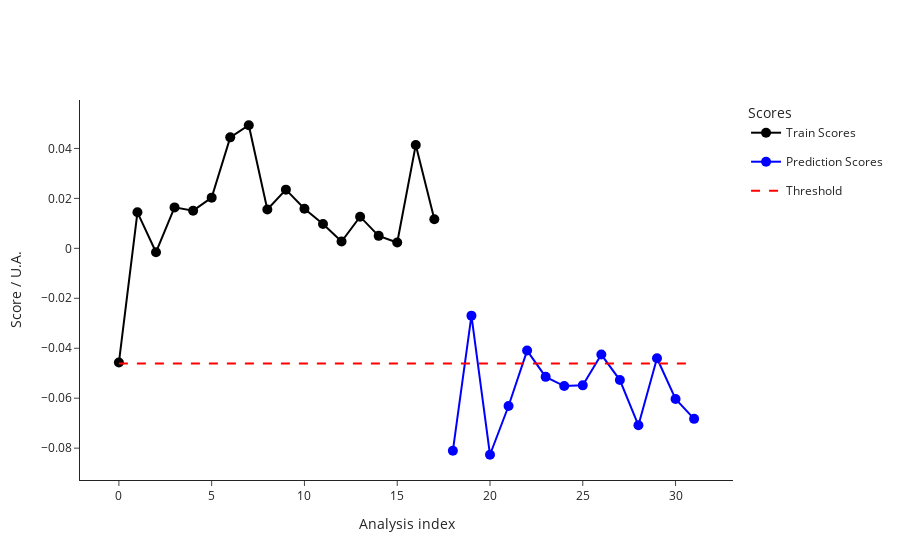

This figure's notebook cell:
### Code cell
test2_data = pd.read_csv("dev/test2_features.csv")
test2_metadata = pd.read_csv("dev/test2_metadata.csv")
test_samples = test2_metadata["index"]

ana.predict(test2_data, test2_metadata)
outliers_test = ana.test_prediction_outliers()
print(outliers_test)
ana.plot_scores()

### Figure 1 — Plotly figure (JSON) as saved in the notebook; plotly's stock layout.template omitted (floating-point values rounded to 4 significant figures)
{"data": [{"hovertemplate": ["<b>index: </b>19<br><b>name: </b>210812_Pac--006<br><b>path: </b>C:/Users/Sandeep/Desktop/ExtractedSignals\\210812_Pac 2021-08-12 10-30-07\\210812_Pac--006.D<br><b>batch: </b>210812_Pac 2021-08-12 10-30-07<br><b>batch_position: </b>6<br><b>idle_time: </b>39.0<br><b>sample: </b>Blank<br><b>method: </b>SAA_411_Pac.M<br><b>timestamp: </b>2021-08-12 10:55:02<br><b>detector: </b>G1315C<br><b>pump: </b>G7110B<br><b>start_time: </b>2021-08-12 10:55:36<br><b>end_time: </b>2021-08-12 10:59:36<br><b>runtime: </b>239.7000000000036", "<b>index: </b>20<br><b>name: </b>210812_Pac--007<br><b>path: </b>C:/Users/Sandeep/Desktop/ExtractedSignals\\210812_Pac 2021-08-12 10-30-07\\210812_Pac--007.D<br><b>batch: </b>210812_Pac 2021-08-12 10-30-07<br><b>batch_position: </b>7<br><b>idle_time: </b>39.0<br><b>sample: </b>0.025 mg/ml<br><b>method: </b>SAA_411_Pac.M<br><b>timestamp: </b>2021-08-12 10:59:41<br><b>detector: </b>G1315C<br><b>pump: </b>G7110B<br><b>start_time: </b>2021-08-12 11:00:15<br><b>end_time: </b>2021-08-12 11:04:15<br><b>runtime: </b>239.7000000000036", "<b>index: </b>21<br><b>name: </b>210812_Pac--008<br><b>path: </b>C:/Users/Sandeep/Desktop/ExtractedSignals\\210812_Pac 2021-08-12 10-30-07\\210812_Pac--008.D<br><b>batch: </b>210812_Pac 2021-08-12 10-30-07<br><b>batch_position: </b>8<br><b>idle_time: </b>39.0<br><b>sample: </b>Blank<br><b>method: </b>SAA_411_Pac.M<br><b>timestamp: </b>2021-08-12 11:04:20<br><b>detector: </b>G1315C<br><b>pump: </b>G7110B<br><b>start_time: </b>2021-08-12 11:04:54<br><b>end_time: </b>2021-08-12 11:08:54<br><b>runtime: </b>239.7000000000036", "<b>index: </b>22<br><b>name: </b>210812_Pac--009<br><b>path: </b>C:/Users/Sandeep/Desktop/ExtractedSignals\\210812_Pac 2021-08-12 10-30-07\\210812_Pac--009.D<br><b>batch: </b>210812_Pac 2021-08-12 10-30-07<br><b>batch_position: </b>9<br><b>idle_time: </b>38.0<br><b>sample: </b>210806/036 :10<br><b>method: </b>SAA_411_Pac.M<br><b>timestamp: </b>2021-08-12 11:08:59<br><b>detector: </b>G1315C<br><b>pump: </b>G7110B<br><b>start_time: </b>2021-08-12 11:09:32<br><b>end_time: </b>2021-08-12 11:13:32<br><b>runtime: </b>239.7000000000036", "<b>index: </b>23<br><b>name: </b>210812_Pac--010<br><b>path: </b>C:/Users/Sandeep/Desktop/ExtractedSignals\\210812_Pac 2021-08-12 10-30-07\\210812_Pac--010.D<br><b>batch: </b>210812_Pac 2021-08-12 10-30-07<br><b>batch_position: </b>10<br><b>idle_time: </b>39.0<br><b>sample: </b>210806/036 :10<br><b>method: </b>SAA_411_Pac.M<br><b>timestamp: </b>2021-08-12 11:13:37<br><b>detector: </b>G7110B<br><b>pump: </b>G7110B<br><b>start_time: </b>2021-08-12 11:14:11<br><b>end_time: </b>2021-08-12 11:18:11<br><b>runtime: </b>239.7000000000036", "<b>index: </b>24<br><b>name: </b>210812_Pac--011<br><b>path: </b>C:/Users/Sandeep/Desktop/ExtractedSignals\\210812_Pac 2021-08-12 10-30-07\\210812_Pac--011.D<br><b>batch: </b>210812_Pac 2021-08-12 10-30-07<br><b>batch_position: </b>11<br><b>idle_time: </b>39.0<br><b>sample: </b>210806/036 :10<br><b>method: </b>SAA_411_Pac.M<br><b>timestamp: </b>2021-08-12 11:18:16<br><b>detector: </b>G7110B<br><b>pump: </b>G7110B<br><b>start_time: </b>2021-08-12 11:18:50<br><b>end_time: </b>2021-08-12 11:22:50<br><b>runtime: </b>239.7000000000036", "<b>index: </b>25<br><b>name: </b>210812_Pac--012<br><b>path: </b>C:/Users/Sandeep/Desktop/ExtractedSignals\\210812_Pac 2021-08-12 10-30-07\\210812_Pac--012.D<br><b>batch: </b>210812_Pac 2021-08-12 10-30-07<br><b>batch_position: </b>12<br><b>idle_time: </b>39.0<br><b>sample: </b>Blank<br><b>method: </b>SAA_411_Pac.M<br><b>timestamp: </b>2021-08-12 11:22:55<br><b>detector: </b>G1315C<br><b>pump: </b>G7110B<br><b>start_time: </b>2021-08-12 11:23:29<br><b>end_time: </b>2021-08-12 11:27:29<br><b>runtime: </b>239.7000000000036", "<b>index: </b>26<br><b>name: </b>210812_Pac--013<br><b>path: </b>C:/Users/Sandeep/Desktop/ExtractedSignals\\210812_Pac 2021-08-12 10-30-07\\210812_Pac--013.D<br><b>batch: </b>210812_Pac 2021-08-12 10-30-07<br><b>batch_position: </b>13<br><b>idle_time: </b>39.0<br><b>sample: </b>0.025 mg/ml<br><b>method: </b>SAA_411_Pac.M<br><b>timestamp: </b>2021-08-12 11:27:34<br><b>detector: </b>G1315C<br><b>pump: </b>G7110B<br><b>start_time: </b>2021-08-12 11:28:08<br><b>end_time: </b>2021-08-12 11:32:08<br><b>runtime: </b>239.7000000000036", "<b>index: </b>27<br><b>name: </b>210812_Pac--014<br><b>path: </b>C:/Users/Sandeep/Desktop/ExtractedSignals\\210812_Pac 2021-08-12 10-30-07\\210812_Pac--014.D<br><b>batch: </b>210812_Pac 2021-08-12 10-30-07<br><b>batch_position: </b>14<br><b>idle_time: </b>38.0<br><b>sample: </b>Blank<br><b>method: </b>SAA_411_Pac.M<br><b>timestamp: </b>2021-08-12 11:32:13<br><b>detector: </b>G7110B<br><b>pump: </b>G7110B<br><b>start_time: </b>2021-08-12 11:32:46<br><b>end_time: </b>2021-08-12 11:36:47<br><b>runtime: </b>239.7000000000036", "<b>index: </b>52<br><b>name: </b>210813_Pac--006<br><b>path: </b>C:/Users/Sandeep/Desktop/ExtractedSignals\\210813_Pac 2021-08-13 10-37-27\\210813_Pac--006.D<br><b>batch: </b>210813_Pac 2021-08-13 10-37-27<br><b>batch_position: </b>6<br><b>idle_time: </b>38.0<br><b>sample: </b>Blank<br><b>method: </b>SAA_411_Pac.M<br><b>timestamp: </b>2021-08-13 11:02:31<br><b>detector: </b>G1315C<br><b>pump: </b>G7110B<br><b>start_time: </b>2021-08-13 11:03:05<br><b>end_time: </b>2021-08-13 11:07:06<br><b>runtime: </b>239.7000000000036", "<b>index: </b>53<br><b>name: </b>210813_Pac--007<br><b>path: </b>C:/Users/Sandeep/Desktop/ExtractedSignals\\210813_Pac 2021-08-13 10-37-27\\210813_Pac--007.D<br><b>batch: </b>210813_Pac 2021-08-13 10-37-27<br><b>batch_position: </b>7<br><b>idle_time: </b>38.0<br><b>sample: </b>0.025 mg/ml<br><b>method: </b>SAA_411_Pac.M<br><b>timestamp: </b>2021-08-13 11:07:10<br><b>detector: </b>G1315C<br><b>pump: </b>G7116B<br><b>start_time: </b>2021-08-13 11:07:44<br><b>end_time: </b>2021-08-13 11:11:45<br><b>runtime: </b>239.7000000000036", "<b>index: </b>54<br><b>name: </b>210813_Pac--008<br><b>path: </b>C:/Users/Sandeep/Desktop/ExtractedSignals\\210813_Pac 2021-08-13 10-37-27\\210813_Pac--008.D<br><b>batch: </b>210813_Pac 2021-08-13 10-37-27<br><b>batch_position: </b>8<br><b>idle_time: </b>38.0<br><b>sample: </b>Blank<br><b>method: </b>SAA_411_Pac.M<br><b>timestamp: </b>2021-08-13 11:11:49<br><b>detector: </b>G1315C<br><b>pump: </b>G7110B<br><b>start_time: </b>2021-08-13 11:12:23<br><b>end_time: </b>2021-08-13 11:16:23<br><b>runtime: </b>239.7000000000036", "<b>index: </b>55<br><b>name: </b>210813_Pac--009<br><b>path: </b>C:/Users/Sandeep/Desktop/ExtractedSignals\\210813_Pac 2021-08-13 10-37-27\\210813_Pac--009.D<br><b>batch: </b>210813_Pac 2021-08-13 10-37-27<br><b>batch_position: </b>9<br><b>idle_time: </b>39.0<br><b>sample: </b>210812/004 :20<br><b>method: </b>SAA_411_Pac.M<br><b>timestamp: </b>2021-08-13 11:16:28<br><b>detector: </b>G1315C<br><b>pump: </b>G7110B<br><b>start_time: </b>2021-08-13 11:17:02<br><b>end_time: </b>2021-08-13 11:21:03<br><b>runtime: </b>239.7000000000036", "<b>index: </b>56<br><b>name: </b>210813_Pac--010<br><b>path: </b>C:/Users/Sandeep/Desktop/ExtractedSignals\\210813_Pac 2021-08-13 10-37-27\\210813_Pac--010.D<br><b>batch: </b>210813_Pac 2021-08-13 10-37-27<br><b>batch_position: </b>10<br><b>idle_time: </b>38.0<br><b>sample: </b>210812/004 :20<br><b>method: </b>SAA_411_Pac.M<br><b>timestamp: </b>2021-08-13 11:21:08<br><b>detector: </b>G1315C<br><b>pump: </b>G7110B<br><b>start_time: </b>2021-08-13 11:21:41<br><b>end_time: </b>2021-08-13 11:25:42<br><b>runtime: </b>239.7000000000036", "<b>index: </b>57<br><b>name: </b>210813_Pac--011<br><b>path: </b>C:/Users/Sandeep/Desktop/ExtractedSignals\\210813_Pac 2021-08-13 10-37-27\\210813_Pac--011.D<br><b>batch: </b>210813_Pac 2021-08-13 10-37-27<br><b>batch_position: </b>11<br><b>idle_time: </b>39.0<br><b>sample: </b>210812/004 :20<br><b>method: </b>SAA_411_Pac.M<br><b>timestamp: </b>2021-08-13 11:25:46<br><b>detector: </b>G1315C<br><b>pump: </b>G7110B<br><b>start_time: </b>2021-08-13 11:26:21<br><b>end_time: </b>2021-08-13 11:30:21<br><b>runtime: </b>239.7000000000036", "<b>index: </b>58<br><b>name: </b>210813_Pac--012<br><b>path: </b>C:/Users/Sandeep/Desktop/ExtractedSignals\\210813_Pac 2021-08-13 10-37-27\\210813_Pac--012.D<br><b>batch: </b>210813_Pac 2021-08-13 10-37-27<br><b>batch_position: </b>12<br><b>idle_time: </b>38.0<br><b>sample: </b>Blank<br><b>method: </b>SAA_411_Pac.M<br><b>timestamp: </b>2021-08-13 11:30:26<br><b>detector: </b>G1315C<br><b>pump: </b>G7110B<br><b>start_time: </b>2021-08-13 11:30:59<br><b>end_time: </b>2021-08-13 11:34:59<br><b>runtime: </b>239.7000000000036", "<b>index: </b>59<br><b>name: </b>210813_Pac--013<br><b>path: </b>C:/Users/Sandeep/Desktop/ExtractedSignals\\210813_Pac 2021-08-13 10-37-27\\210813_Pac--013.D<br><b>batch: </b>210813_Pac 2021-08-13 10-37-27<br><b>batch_position: </b>13<br><b>idle_time: </b>39.0<br><b>sample: </b>0.025 mg/ml<br><b>method: </b>SAA_411_Pac.M<br><b>timestamp: </b>2021-08-13 11:35:04<br><b>detector: </b>G1315C<br><b>pump: </b>G7110B<br><b>start_time: </b>2021-08-13 11:35:38<br><b>end_time: </b>2021-08-13 11:39:38<br><b>runtime: </b>239.7000000000036", "<b>index: </b>60<br><b>name: </b>210813_Pac--014<br><b>path: </b>C:/Users/Sandeep/Desktop/ExtractedSignals\\210813_Pac 2021-08-13 10-37-27\\210813_Pac--014.D<br><b>batch: </b>210813_Pac 2021-08-13 10-37-27<br><b>batch_position: </b>14<br><b>idle_time: </b>38.0<br><b>sample: </b>Blank<br><b>method: </b>SAA_411_Pac.M<br><b>timestamp: </b>2021-08-13 11:39:43<br><b>detector: </b>G1315C<br><b>pump: </b>G7110B<br><b>start_time: </b>2021-08-13 11:40:16<br><b>end_time: </b>2021-08-13 11:44:17<br><b>runtime: </b>239.7000000000036"], "legendgroup": "Train", "line": {"color": "black"}, "marker": {"color": "black", "size": 10}, "mode": "lines+markers", "name": "Train Scores", "text": ["<b>index: </b>19<br><b>name: </b>210812_Pac--006<br><b>path: </b>C:/Users/Sandeep/Desktop/ExtractedSignals\\210812_Pac 2021-08-12 10-30-07\\210812_Pac--006.D<br><b>batch: </b>210812_Pac 2021-08-12 10-30-07<br><b>batch_position: </b>6<br><b>idle_time: </b>39.0<br><b>sample: </b>Blank<br><b>method: </b>SAA_411_Pac.M<br><b>timestamp: </b>2021-08-12 10:55:02<br><b>detector: </b>G1315C<br><b>pump: </b>G7110B<br><b>start_time: </b>2021-08-12 10:55:36<br><b>end_time: </b>2021-08-12 10:59:36<br><b>runtime: </b>239.7000000000036", "<b>index: </b>20<br><b>name: </b>210812_Pac--007<br><b>path: </b>C:/Users/Sandeep/Desktop/ExtractedSignals\\210812_Pac 2021-08-12 10-30-07\\210812_Pac--007.D<br><b>batch: </b>210812_Pac 2021-08-12 10-30-07<br><b>batch_position: </b>7<br><b>idle_time: </b>39.0<br><b>sample: </b>0.025 mg/ml<br><b>method: </b>SAA_411_Pac.M<br><b>timestamp: </b>2021-08-12 10:59:41<br><b>detector: </b>G1315C<br><b>pump: </b>G7110B<br><b>start_time: </b>2021-08-12 11:00:15<br><b>end_time: </b>2021-08-12 11:04:15<br><b>runtime: </b>239.7000000000036", "<b>index: </b>21<br><b>name: </b>210812_Pac--008<br><b>path: </b>C:/Users/Sandeep/Desktop/ExtractedSignals\\210812_Pac 2021-08-12 10-30-07\\210812_Pac--008.D<br><b>batch: </b>210812_Pac 2021-08-12 10-30-07<br><b>batch_position: </b>8<br><b>idle_time: </b>39.0<br><b>sample: </b>Blank<br><b>method: </b>SAA_411_Pac.M<br><b>timestamp: </b>2021-08-12 11:04:20<br><b>detector: </b>G1315C<br><b>pump: </b>G7110B<br><b>start_time: </b>2021-08-12 11:04:54<br><b>end_time: </b>2021-08-12 11:08:54<br><b>runtime: </b>239.7000000000036", "<b>index: </b>22<br><b>name: </b>210812_Pac--009<br><b>path: </b>C:/Users/Sandeep/Desktop/ExtractedSignals\\210812_Pac 2021-08-12 10-30-07\\210812_Pac--009.D<br><b>batch: </b>210812_Pac 2021-08-12 10-30-07<br><b>batch_position: </b>9<br><b>idle_time: </b>38.0<br><b>sample: </b>210806/036 :10<br><b>method: </b>SAA_411_Pac.M<br><b>timestamp: </b>2021-08-12 11:08:59<br><b>detector: </b>G1315C<br><b>pump: </b>G7110B<br><b>start_time: </b>2021-08-12 11:09:32<br><b>end_time: </b>2021-08-12 11:13:32<br><b>runtime: </b>239.7000000000036", "<b>index: </b>23<br><b>name: </b>210812_Pac--010<br><b>path: </b>C:/Users/Sandeep/Desktop/ExtractedSignals\\210812_Pac 2021-08-12 10-30-07\\210812_Pac--010.D<br><b>batch: </b>210812_Pac 2021-08-12 10-30-07<br><b>batch_position: </b>10<br><b>idle_time: </b>39.0<br><b>sample: </b>210806/036 :10<br><b>method: </b>SAA_411_Pac.M<br><b>timestamp: </b>2021-08-12 11:13:37<br><b>detector: </b>G7110B<br><b>pump: </b>G7110B<br><b>start_time: </b>2021-08-12 11:14:11<br><b>end_time: </b>2021-08-12 11:18:11<br><b>runtime: </b>239.7000000000036", "<b>index: </b>24<br><b>name: </b>210812_Pac--011<br><b>path: </b>C:/Users/Sandeep/Desktop/ExtractedSignals\\210812_Pac 2021-08-12 10-30-07\\210812_Pac--011.D<br><b>batch: </b>210812_Pac 2021-08-12 10-30-07<br><b>batch_position: </b>11<br><b>idle_time: </b>39.0<br><b>sample: </b>210806/036 :10<br><b>method: </b>SAA_411_Pac.M<br><b>timestamp: </b>2021-08-12 11:18:16<br><b>detector: </b>G7110B<br><b>pump: </b>G7110B<br><b>start_time: </b>2021-08-12 11:18:50<br><b>end_time: </b>2021-08-12 11:22:50<br><b>runtime: </b>239.7000000000036", "<b>index: </b>25<br><b>name: </b>210812_Pac--012<br><b>path: </b>C:/Users/Sandeep/Desktop/ExtractedSignals\\210812_Pac 2021-08-12 10-30-07\\210812_Pac--012.D<br><b>batch: </b>210812_Pac 2021-08-12 10-30-07<br><b>batch_position: </b>12<br><b>idle_time: </b>39.0<br><b>sample: </b>Blank<br><b>method: </b>SAA_411_Pac.M<br><b>timestamp: </b>2021-08-12 11:22:55<br><b>detector: </b>G1315C<br><b>pump: </b>G7110B<br><b>start_time: </b>2021-08-12 11:23:29<br><b>end_time: </b>2021-08-12 11:27:29<br><b>runtime: </b>239.7000000000036", "<b>index: </b>26<br><b>name: </b>210812_Pac--013<br><b>path: </b>C:/Users/Sandeep/Desktop/ExtractedSignals\\210812_Pac 2021-08-12 10-30-07\\210812_Pac--013.D<br><b>batch: </b>210812_Pac 2021-08-12 10-30-07<br><b>batch_position: </b>13<br><b>idle_time: </b>39.0<br><b>sample: </b>0.025 mg/ml<br><b>method: </b>SAA_411_Pac.M<br><b>timestamp: </b>2021-08-12 11:27:34<br><b>detector: </b>G1315C<br><b>pump: </b>G7110B<br><b>start_time: </b>2021-08-12 11:28:08<br><b>end_time: </b>2021-08-12 11:32:08<br><b>runtime: </b>239.7000000000036", "<b>index: </b>27<br><b>name: </b>210812_Pac--014<br><b>path: </b>C:/Users/Sandeep/Desktop/ExtractedSignals\\210812_Pac 2021-08-12 10-30-07\\210812_Pac--014.D<br><b>batch: </b>210812_Pac 2021-08-12 10-30-07<br><b>batch_position: </b>14<br><b>idle_time: </b>38.0<br><b>sample: </b>Blank<br><b>method: </b>SAA_411_Pac.M<br><b>timestamp: </b>2021-08-12 11:32:13<br><b>detector: </b>G7110B<br><b>pump: </b>G7110B<br><b>start_time: </b>2021-08-12 11:32:46<br><b>end_time: </b>2021-08-12 11:36:47<br><b>runtime: </b>239.7000000000036", "<b>index: </b>52<br><b>name: </b>210813_Pac--006<br><b>path: </b>C:/Users/Sandeep/Desktop/ExtractedSignals\\210813_Pac 2021-08-13 10-37-27\\210813_Pac--006.D<br><b>batch: </b>210813_Pac 2021-08-13 10-37-27<br><b>batch_position: </b>6<br><b>idle_time: </b>38.0<br><b>sample: </b>Blank<br><b>method: </b>SAA_411_Pac.M<br><b>timestamp: </b>2021-08-13 11:02:31<br><b>detector: </b>G1315C<br><b>pump: </b>G7110B<br><b>start_time: </b>2021-08-13 11:03:05<br><b>end_time: </b>2021-08-13 11:07:06<br><b>runtime: </b>239.7000000000036", "<b>index: </b>53<br><b>name: </b>210813_Pac--007<br><b>path: </b>C:/Users/Sandeep/Desktop/ExtractedSignals\\210813_Pac 2021-08-13 10-37-27\\210813_Pac--007.D<br><b>batch: </b>210813_Pac 2021-08-13 10-37-27<br><b>batch_position: </b>7<br><b>idle_time: </b>38.0<br><b>sample: </b>0.025 mg/ml<br><b>method: </b>SAA_411_Pac.M<br><b>timestamp: </b>2021-08-13 11:07:10<br><b>detector: </b>G1315C<br><b>pump: </b>G7116B<br><b>start_time: </b>2021-08-13 11:07:44<br><b>end_time: </b>2021-08-13 11:11:45<br><b>runtime: </b>239.7000000000036", "<b>index: </b>54<br><b>name: </b>210813_Pac--008<br><b>path: </b>C:/Users/Sandeep/Desktop/ExtractedSignals\\210813_Pac 2021-08-13 10-37-27\\210813_Pac--008.D<br><b>batch: </b>210813_Pac 2021-08-13 10-37-27<br><b>batch_position: </b>8<br><b>idle_time: </b>38.0<br><b>sample: </b>Blank<br><b>method: </b>SAA_411_Pac.M<br><b>timestamp: </b>2021-08-13 11:11:49<br><b>detector: </b>G1315C<br><b>pump: </b>G7110B<br><b>start_time: </b>2021-08-13 11:12:23<br><b>end_time: </b>2021-08-13 11:16:23<br><b>runtime: </b>239.7000000000036", "<b>index: </b>55<br><b>name: </b>210813_Pac--009<br><b>path: </b>C:/Users/Sandeep/Desktop/ExtractedSignals\\210813_Pac 2021-08-13 10-37-27\\210813_Pac--009.D<br><b>batch: </b>210813_Pac 2021-08-13 10-37-27<br><b>batch_position: </b>9<br><b>idle_time: </b>39.0<br><b>sample: </b>210812/004 :20<br><b>method: </b>SAA_411_Pac.M<br><b>timestamp: </b>2021-08-13 11:16:28<br><b>detector: </b>G1315C<br><b>pump: </b>G7110B<br><b>start_time: </b>2021-08-13 11:17:02<br><b>end_time: </b>2021-08-13 11:21:03<br><b>runtime: </b>239.7000000000036", "<b>index: </b>56<br><b>name: </b>210813_Pac--010<br><b>path: </b>C:/Users/Sandeep/Desktop/ExtractedSignals\\210813_Pac 2021-08-13 10-37-27\\210813_Pac--010.D<br><b>batch: </b>210813_Pac 2021-08-13 10-37-27<br><b>batch_position: </b>10<br><b>idle_time: </b>38.0<br><b>sample: </b>210812/004 :20<br><b>method: </b>SAA_411_Pac.M<br><b>timestamp: </b>2021-08-13 11:21:08<br><b>detector: </b>G1315C<br><b>pump: </b>G7110B<br><b>start_time: </b>2021-08-13 11:21:41<br><b>end_time: </b>2021-08-13 11:25:42<br><b>runtime: </b>239.7000000000036", "<b>index: </b>57<br><b>name: </b>210813_Pac--011<br><b>path: </b>C:/Users/Sandeep/Desktop/ExtractedSignals\\210813_Pac 2021-08-13 10-37-27\\210813_Pac--011.D<br><b>batch: </b>210813_Pac 2021-08-13 10-37-27<br><b>batch_position: </b>11<br><b>idle_time: </b>39.0<br><b>sample: </b>210812/004 :20<br><b>method: </b>SAA_411_Pac.M<br><b>timestamp: </b>2021-08-13 11:25:46<br><b>detector: </b>G1315C<br><b>pump: </b>G7110B<br><b>start_time: </b>2021-08-13 11:26:21<br><b>end_time: </b>2021-08-13 11:30:21<br><b>runtime: </b>239.7000000000036", "<b>index: </b>58<br><b>name: </b>210813_Pac--012<br><b>path: </b>C:/Users/Sandeep/Desktop/ExtractedSignals\\210813_Pac 2021-08-13 10-37-27\\210813_Pac--012.D<br><b>batch: </b>210813_Pac 2021-08-13 10-37-27<br><b>batch_position: </b>12<br><b>idle_time: </b>38.0<br><b>sample: </b>Blank<br><b>method: </b>SAA_411_Pac.M<br><b>timestamp: </b>2021-08-13 11:30:26<br><b>detector: </b>G1315C<br><b>pump: </b>G7110B<br><b>start_time: </b>2021-08-13 11:30:59<br><b>end_time: </b>2021-08-13 11:34:59<br><b>runtime: </b>239.7000000000036", "<b>index: </b>59<br><b>name: </b>210813_Pac--013<br><b>path: </b>C:/Users/Sandeep/Desktop/ExtractedSignals\\210813_Pac 2021-08-13 10-37-27\\210813_Pac--013.D<br><b>batch: </b>210813_Pac 2021-08-13 10-37-27<br><b>batch_position: </b>13<br><b>idle_time: </b>39.0<br><b>sample: </b>0.025 mg/ml<br><b>method: </b>SAA_411_Pac.M<br><b>timestamp: </b>2021-08-13 11:35:04<br><b>detector: </b>G1315C<br><b>pump: </b>G7110B<br><b>start_time: </b>2021-08-13 11:35:38<br><b>end_time: </b>2021-08-13 11:39:38<br><b>runtime: </b>239.7000000000036", "<b>index: </b>60<br><b>name: </b>210813_Pac--014<br><b>path: </b>C:/Users/Sandeep/Desktop/ExtractedSignals\\210813_Pac 2021-08-13 10-37-27\\210813_Pac--014.D<br><b>batch: </b>210813_Pac 2021-08-13 10-37-27<br><b>batch_position: </b>14<br><b>idle_time: </b>38.0<br><b>sample: </b>Blank<br><b>method: </b>SAA_411_Pac.M<br><b>timestamp: </b>2021-08-13 11:39:43<br><b>detector: </b>G1315C<br><b>pump: </b>G7110B<br><b>start_time: </b>2021-08-13 11:40:16<br><b>end_time: </b>2021-08-13 11:44:17<br><b>runtime: </b>239.7000000000036"], "type": "scatter", "x": [0, 1, 2, 3, 4, 5, 6, 7, 8, 9, 10, 11, 12, 13, 14, 15, 16, 17], "y": [-0.04573, 0.01442, -0.001559, 0.0164, 0.01508, 0.02029, 0.04444, 0.04929, 0.01553, 0.0235, 0.01585, 0.009761, 0.002747, 0.01268, 0.005001, 0.002322, 0.04141, 0.01167]}, {"hovertemplate": ["<b>index: </b>266<br><b>name: </b>210910_Pac<br><b>path: </b>C:/Users/Sandeep/Desktop/ExtractedSignals\\210910_Pac 2021-09-10 14-25-54\\210910_Pac.D<br><b>batch: </b>210910_Pac 2021-09-10 14-25-54<br><b>batch_position: </b>1<br><b>idle_time: </b>142.0<br><b>sample: </b>Blank<br><b>method: </b>SAA_411_Pac.M<br><b>timestamp: </b>2021-09-10 14:25:59<br><b>detector: </b>G1315C<br><b>pump: </b>G7110B<br><b>start_time: </b>2021-09-10 14:28:06<br><b>end_time: </b>2021-09-10 14:32:06<br><b>runtime: </b>239.7000000000036", "<b>index: </b>267<br><b>name: </b>210910_Pac--002<br><b>path: </b>C:/Users/Sandeep/Desktop/ExtractedSignals\\210910_Pac 2021-09-10 14-25-54\\210910_Pac--002.D<br><b>batch: </b>210910_Pac 2021-09-10 14-25-54<br><b>batch_position: </b>2<br><b>idle_time: </b>38.0<br><b>sample: </b>Blank<br><b>method: </b>SAA_411_Pac.M<br><b>timestamp: </b>2021-09-10 14:32:11<br><b>detector: </b>G1315C<br><b>pump: </b>G7110B<br><b>start_time: </b>2021-09-10 14:32:44<br><b>end_time: </b>2021-09-10 14:36:44<br><b>runtime: </b>239.7000000000036", "<b>index: </b>268<br><b>name: </b>210910_Pac--003<br><b>path: </b>C:/Users/Sandeep/Desktop/ExtractedSignals\\210910_Pac 2021-09-10 14-25-54\\210910_Pac--003.D<br><b>batch: </b>210910_Pac 2021-09-10 14-25-54<br><b>batch_position: </b>3<br><b>idle_time: </b>37.0<br><b>sample: </b>Blank<br><b>method: </b>SAA_411_Pac.M<br><b>timestamp: </b>2021-09-10 14:36:49<br><b>detector: </b>G1315C<br><b>pump: </b>G7110B<br><b>start_time: </b>2021-09-10 14:37:21<br><b>end_time: </b>2021-09-10 14:41:21<br><b>runtime: </b>239.7000000000036", "<b>index: </b>269<br><b>name: </b>210910_Pac--004<br><b>path: </b>C:/Users/Sandeep/Desktop/ExtractedSignals\\210910_Pac 2021-09-10 14-25-54\\210910_Pac--004.D<br><b>batch: </b>210910_Pac 2021-09-10 14-25-54<br><b>batch_position: </b>4<br><b>idle_time: </b>38.0<br><b>sample: </b>Blank<br><b>method: </b>SAA_411_Pac.M<br><b>timestamp: </b>2021-09-10 14:41:26<br><b>detector: </b>G7110B<br><b>pump: </b>G7110B<br><b>start_time: </b>2021-09-10 14:41:59<br><b>end_time: </b>2021-09-10 14:45:59<br><b>runtime: </b>239.7000000000036", "<b>index: </b>270<br><b>name: </b>210910_Pac--005<br><b>path: </b>C:/Users/Sandeep/Desktop/ExtractedSignals\\210910_Pac 2021-09-10 14-25-54\\210910_Pac--005.D<br><b>batch: </b>210910_Pac 2021-09-10 14-25-54<br><b>batch_position: </b>5<br><b>idle_time: </b>37.0<br><b>sample: </b>NaCl 0,9%<br><b>method: </b>SAA_411_Pac.M<br><b>timestamp: </b>2021-09-10 14:46:04<br><b>detector: </b>G1315C<br><b>pump: </b>G7110B<br><b>start_time: </b>2021-09-10 14:46:36<br><b>end_time: </b>2021-09-10 14:50:37<br><b>runtime: </b>239.7000000000036", "<b>index: </b>271<br><b>name: </b>210910_Pac--006<br><b>path: </b>C:/Users/Sandeep/Desktop/ExtractedSignals\\210910_Pac 2021-09-10 14-25-54\\210910_Pac--006.D<br><b>batch: </b>210910_Pac 2021-09-10 14-25-54<br><b>batch_position: </b>6<br><b>idle_time: </b>36.0<br><b>sample: </b>Blank<br><b>method: </b>SAA_411_Pac.M<br><b>timestamp: </b>2021-09-10 14:50:41<br><b>detector: </b>G7110B<br><b>pump: </b>G7110B<br><b>start_time: </b>2021-09-10 14:51:13<br><b>end_time: </b>2021-09-10 14:55:14<br><b>runtime: </b>239.7000000000036", "<b>index: </b>272<br><b>name: </b>210910_Pac--007<br><b>path: </b>C:/Users/Sandeep/Desktop/ExtractedSignals\\210910_Pac 2021-09-10 14-25-54\\210910_Pac--007.D<br><b>batch: </b>210910_Pac 2021-09-10 14-25-54<br><b>batch_position: </b>7<br><b>idle_time: </b>37.0<br><b>sample: </b>0.025 mg/ml<br><b>method: </b>SAA_411_Pac.M<br><b>timestamp: </b>2021-09-10 14:55:19<br><b>detector: </b>G7110B<br><b>pump: </b>G7110B<br><b>start_time: </b>2021-09-10 14:55:51<br><b>end_time: </b>2021-09-10 14:59:52<br><b>runtime: </b>239.7000000000036", "<b>index: </b>273<br><b>name: </b>210910_Pac--008<br><b>path: </b>C:/Users/Sandeep/Desktop/ExtractedSignals\\210910_Pac 2021-09-10 14-25-54\\210910_Pac--008.D<br><b>batch: </b>210910_Pac 2021-09-10 14-25-54<br><b>batch_position: </b>8<br><b>idle_time: </b>37.0<br><b>sample: </b>Blank<br><b>method: </b>SAA_411_Pac.M<br><b>timestamp: </b>2021-09-10 14:59:57<br><b>detector: </b>G1315C<br><b>pump: </b>G7110B<br><b>start_time: </b>2021-09-10 15:00:29<br><b>end_time: </b>2021-09-10 15:04:29<br><b>runtime: </b>239.4000000000036", "<b>index: </b>274<br><b>name: </b>210910_Pac--009<br><b>path: </b>C:/Users/Sandeep/Desktop/ExtractedSignals\\210910_Pac 2021-09-10 14-25-54\\210910_Pac--009.D<br><b>batch: </b>210910_Pac 2021-09-10 14-25-54<br><b>batch_position: </b>9<br><b>idle_time: </b>38.0<br><b>sample: </b>210903/021 :10<br><b>method: </b>SAA_411_Pac.M<br><b>timestamp: </b>2021-09-10 15:04:34<br><b>detector: </b>G1315C<br><b>pump: </b>G7110B<br><b>start_time: </b>2021-09-10 15:05:07<br><b>end_time: </b>2021-09-10 15:09:07<br><b>runtime: </b>239.7000000000036", "<b>index: </b>275<br><b>name: </b>210910_Pac--010<br><b>path: </b>C:/Users/Sandeep/Desktop/ExtractedSignals\\210910_Pac 2021-09-10 14-25-54\\210910_Pac--010.D<br><b>batch: </b>210910_Pac 2021-09-10 14-25-54<br><b>batch_position: </b>10<br><b>idle_time: </b>37.0<br><b>sample: </b>210903/021 :10<br><b>method: </b>SAA_411_Pac.M<br><b>timestamp: </b>2021-09-10 15:09:12<br><b>detector: </b>G7110B<br><b>pump: </b>G7110B<br><b>start_time: </b>2021-09-10 15:09:44<br><b>end_time: </b>2021-09-10 15:13:45<br><b>runtime: </b>239.7000000000036", "<b>index: </b>276<br><b>name: </b>210910_Pac--011<br><b>path: </b>C:/Users/Sandeep/Desktop/ExtractedSignals\\210910_Pac 2021-09-10 14-25-54\\210910_Pac--011.D<br><b>batch: </b>210910_Pac 2021-09-10 14-25-54<br><b>batch_position: </b>11<br><b>idle_time: </b>37.0<br><b>sample: </b>210903/021 :10<br><b>method: </b>SAA_411_Pac.M<br><b>timestamp: </b>2021-09-10 15:13:50<br><b>detector: </b>G1315C<br><b>pump: </b>G7110B<br><b>start_time: </b>2021-09-10 15:14:22<br><b>end_time: </b>2021-09-10 15:18:23<br><b>runtime: </b>239.7000000000036", "<b>index: </b>277<br><b>name: </b>210910_Pac--012<br><b>path: </b>C:/Users/Sandeep/Desktop/ExtractedSignals\\210910_Pac 2021-09-10 14-25-54\\210910_Pac--012.D<br><b>batch: </b>210910_Pac 2021-09-10 14-25-54<br><b>batch_position: </b>12<br><b>idle_time: </b>37.0<br><b>sample: </b>Blank<br><b>method: </b>SAA_411_Pac.M<br><b>timestamp: </b>2021-09-10 15:18:28<br><b>detector: </b>G1315C<br><b>pump: </b>G7110B<br><b>start_time: </b>2021-09-10 15:19:00<br><b>end_time: </b>2021-09-10 15:23:01<br><b>runtime: </b>239.7000000000036", "<b>index: </b>278<br><b>name: </b>210910_Pac--013<br><b>path: </b>C:/Users/Sandeep/Desktop/ExtractedSignals\\210910_Pac 2021-09-10 14-25-54\\210910_Pac--013.D<br><b>batch: </b>210910_Pac 2021-09-10 14-25-54<br><b>batch_position: </b>13<br><b>idle_time: </b>37.0<br><b>sample: </b>0.025 mg/ml<br><b>method: </b>SAA_411_Pac.M<br><b>timestamp: </b>2021-09-10 15:23:06<br><b>detector: </b>G1315C<br><b>pump: </b>G7110B<br><b>start_time: </b>2021-09-10 15:23:38<br><b>end_time: </b>2021-09-10 15:27:39<br><b>runtime: </b>239.7000000000036", "<b>index: </b>279<br><b>name: </b>210910_Pac--014<br><b>path: </b>C:/Users/Sandeep/Desktop/ExtractedSignals\\210910_Pac 2021-09-10 14-25-54\\210910_Pac--014.D<br><b>batch: </b>210910_Pac 2021-09-10 14-25-54<br><b>batch_position: </b>14<br><b>idle_time: </b>38.0<br><b>sample: </b>Blank<br><b>method: </b>SAA_411_Pac.M<br><b>timestamp: </b>2021-09-10 15:27:44<br><b>detector: </b>G1315C<br><b>pump: </b>G7110B<br><b>start_time: </b>2021-09-10 15:28:17<br><b>end_time: </b>2021-09-10 15:32:17<br><b>runtime: </b>239.7000000000036"], "legendgroup": "Prediction", "line": {"color": "blue"}, "marker": {"color": "blue", "size": 10}, "mode": "lines+markers", "name": "Prediction Scores", "text": ["<b>index: </b>266<br><b>name: </b>210910_Pac<br><b>path: </b>C:/Users/Sandeep/Desktop/ExtractedSignals\\210910_Pac 2021-09-10 14-25-54\\210910_Pac.D<br><b>batch: </b>210910_Pac 2021-09-10 14-25-54<br><b>batch_position: </b>1<br><b>idle_time: </b>142.0<br><b>sample: </b>Blank<br><b>method: </b>SAA_411_Pac.M<br><b>timestamp: </b>2021-09-10 14:25:59<br><b>detector: </b>G1315C<br><b>pump: </b>G7110B<br><b>start_time: </b>2021-09-10 14:28:06<br><b>end_time: </b>2021-09-10 14:32:06<br><b>runtime: </b>239.7000000000036", "<b>index: </b>267<br><b>name: </b>210910_Pac--002<br><b>path: </b>C:/Users/Sandeep/Desktop/ExtractedSignals\\210910_Pac 2021-09-10 14-25-54\\210910_Pac--002.D<br><b>batch: </b>210910_Pac 2021-09-10 14-25-54<br><b>batch_position: </b>2<br><b>idle_time: </b>38.0<br><b>sample: </b>Blank<br><b>method: </b>SAA_411_Pac.M<br><b>timestamp: </b>2021-09-10 14:32:11<br><b>detector: </b>G1315C<br><b>pump: </b>G7110B<br><b>start_time: </b>2021-09-10 14:32:44<br><b>end_time: </b>2021-09-10 14:36:44<br><b>runtime: </b>239.7000000000036", "<b>index: </b>268<br><b>name: </b>210910_Pac--003<br><b>path: </b>C:/Users/Sandeep/Desktop/ExtractedSignals\\210910_Pac 2021-09-10 14-25-54\\210910_Pac--003.D<br><b>batch: </b>210910_Pac 2021-09-10 14-25-54<br><b>batch_position: </b>3<br><b>idle_time: </b>37.0<br><b>sample: </b>Blank<br><b>method: </b>SAA_411_Pac.M<br><b>timestamp: </b>2021-09-10 14:36:49<br><b>detector: </b>G1315C<br><b>pump: </b>G7110B<br><b>start_time: </b>2021-09-10 14:37:21<br><b>end_time: </b>2021-09-10 14:41:21<br><b>runtime: </b>239.7000000000036", "<b>index: </b>269<br><b>name: </b>210910_Pac--004<br><b>path: </b>C:/Users/Sandeep/Desktop/ExtractedSignals\\210910_Pac 2021-09-10 14-25-54\\210910_Pac--004.D<br><b>batch: </b>210910_Pac 2021-09-10 14-25-54<br><b>batch_position: </b>4<br><b>idle_time: </b>38.0<br><b>sample: </b>Blank<br><b>method: </b>SAA_411_Pac.M<br><b>timestamp: </b>2021-09-10 14:41:26<br><b>detector: </b>G7110B<br><b>pump: </b>G7110B<br><b>start_time: </b>2021-09-10 14:41:59<br><b>end_time: </b>2021-09-10 14:45:59<br><b>runtime: </b>239.7000000000036", "<b>index: </b>270<br><b>name: </b>210910_Pac--005<br><b>path: </b>C:/Users/Sandeep/Desktop/ExtractedSignals\\210910_Pac 2021-09-10 14-25-54\\210910_Pac--005.D<br><b>batch: </b>210910_Pac 2021-09-10 14-25-54<br><b>batch_position: </b>5<br><b>idle_time: </b>37.0<br><b>sample: </b>NaCl 0,9%<br><b>method: </b>SAA_411_Pac.M<br><b>timestamp: </b>2021-09-10 14:46:04<br><b>detector: </b>G1315C<br><b>pump: </b>G7110B<br><b>start_time: </b>2021-09-10 14:46:36<br><b>end_time: </b>2021-09-10 14:50:37<br><b>runtime: </b>239.7000000000036", "<b>index: </b>271<br><b>name: </b>210910_Pac--006<br><b>path: </b>C:/Users/Sandeep/Desktop/ExtractedSignals\\210910_Pac 2021-09-10 14-25-54\\210910_Pac--006.D<br><b>batch: </b>210910_Pac 2021-09-10 14-25-54<br><b>batch_position: </b>6<br><b>idle_time: </b>36.0<br><b>sample: </b>Blank<br><b>method: </b>SAA_411_Pac.M<br><b>timestamp: </b>2021-09-10 14:50:41<br><b>detector: </b>G7110B<br><b>pump: </b>G7110B<br><b>start_time: </b>2021-09-10 14:51:13<br><b>end_time: </b>2021-09-10 14:55:14<br><b>runtime: </b>239.7000000000036", "<b>index: </b>272<br><b>name: </b>210910_Pac--007<br><b>path: </b>C:/Users/Sandeep/Desktop/ExtractedSignals\\210910_Pac 2021-09-10 14-25-54\\210910_Pac--007.D<br><b>batch: </b>210910_Pac 2021-09-10 14-25-54<br><b>batch_position: </b>7<br><b>idle_time: </b>37.0<br><b>sample: </b>0.025 mg/ml<br><b>method: </b>SAA_411_Pac.M<br><b>timestamp: </b>2021-09-10 14:55:19<br><b>detector: </b>G7110B<br><b>pump: </b>G7110B<br><b>start_time: </b>2021-09-10 14:55:51<br><b>end_time: </b>2021-09-10 14:59:52<br><b>runtime: </b>239.7000000000036", "<b>index: </b>273<br><b>name: </b>210910_Pac--008<br><b>path: </b>C:/Users/Sandeep/Desktop/ExtractedSignals\\210910_Pac 2021-09-10 14-25-54\\210910_Pac--008.D<br><b>batch: </b>210910_Pac 2021-09-10 14-25-54<br><b>batch_position: </b>8<br><b>idle_time: </b>37.0<br><b>sample: </b>Blank<br><b>method: </b>SAA_411_Pac.M<br><b>timestamp: </b>2021-09-10 14:59:57<br><b>detector: </b>G1315C<br><b>pump: </b>G7110B<br><b>start_time: </b>2021-09-10 15:00:29<br><b>end_time: </b>2021-09-10 15:04:29<br><b>runtime: </b>239.4000000000036", "<b>index: </b>274<br><b>name: </b>210910_Pac--009<br><b>path: </b>C:/Users/Sandeep/Desktop/ExtractedSignals\\210910_Pac 2021-09-10 14-25-54\\210910_Pac--009.D<br><b>batch: </b>210910_Pac 2021-09-10 14-25-54<br><b>batch_position: </b>9<br><b>idle_time: </b>38.0<br><b>sample: </b>210903/021 :10<br><b>method: </b>SAA_411_Pac.M<br><b>timestamp: </b>2021-09-10 15:04:34<br><b>detector: </b>G1315C<br><b>pump: </b>G7110B<br><b>start_time: </b>2021-09-10 15:05:07<br><b>end_time: </b>2021-09-10 15:09:07<br><b>runtime: </b>239.7000000000036", "<b>index: </b>275<br><b>name: </b>210910_Pac--010<br><b>path: </b>C:/Users/Sandeep/Desktop/ExtractedSignals\\210910_Pac 2021-09-10 14-25-54\\210910_Pac--010.D<br><b>batch: </b>210910_Pac 2021-09-10 14-25-54<br><b>batch_position: </b>10<br><b>idle_time: </b>37.0<br><b>sample: </b>210903/021 :10<br><b>method: </b>SAA_411_Pac.M<br><b>timestamp: </b>2021-09-10 15:09:12<br><b>detector: </b>G7110B<br><b>pump: </b>G7110B<br><b>start_time: </b>2021-09-10 15:09:44<br><b>end_time: </b>2021-09-10 15:13:45<br><b>runtime: </b>239.7000000000036", "<b>index: </b>276<br><b>name: </b>210910_Pac--011<br><b>path: </b>C:/Users/Sandeep/Desktop/ExtractedSignals\\210910_Pac 2021-09-10 14-25-54\\210910_Pac--011.D<br><b>batch: </b>210910_Pac 2021-09-10 14-25-54<br><b>batch_position: </b>11<br><b>idle_time: </b>37.0<br><b>sample: </b>210903/021 :10<br><b>method: </b>SAA_411_Pac.M<br><b>timestamp: </b>2021-09-10 15:13:50<br><b>detector: </b>G1315C<br><b>pump: </b>G7110B<br><b>start_time: </b>2021-09-10 15:14:22<br><b>end_time: </b>2021-09-10 15:18:23<br><b>runtime: </b>239.7000000000036", "<b>index: </b>277<br><b>name: </b>210910_Pac--012<br><b>path: </b>C:/Users/Sandeep/Desktop/ExtractedSignals\\210910_Pac 2021-09-10 14-25-54\\210910_Pac--012.D<br><b>batch: </b>210910_Pac 2021-09-10 14-25-54<br><b>batch_position: </b>12<br><b>idle_time: </b>37.0<br><b>sample: </b>Blank<br><b>method: </b>SAA_411_Pac.M<br><b>timestamp: </b>2021-09-10 15:18:28<br><b>detector: </b>G1315C<br><b>pump: </b>G7110B<br><b>start_time: </b>2021-09-10 15:19:00<br><b>end_time: </b>2021-09-10 15:23:01<br><b>runtime: </b>239.7000000000036", "<b>index: </b>278<br><b>name: </b>210910_Pac--013<br><b>path: </b>C:/Users/Sandeep/Desktop/ExtractedSignals\\210910_Pac 2021-09-10 14-25-54\\210910_Pac--013.D<br><b>batch: </b>210910_Pac 2021-09-10 14-25-54<br><b>batch_position: </b>13<br><b>idle_time: </b>37.0<br><b>sample: </b>0.025 mg/ml<br><b>method: </b>SAA_411_Pac.M<br><b>timestamp: </b>2021-09-10 15:23:06<br><b>detector: </b>G1315C<br><b>pump: </b>G7110B<br><b>start_time: </b>2021-09-10 15:23:38<br><b>end_time: </b>2021-09-10 15:27:39<br><b>runtime: </b>239.7000000000036", "<b>index: </b>279<br><b>name: </b>210910_Pac--014<br><b>path: </b>C:/Users/Sandeep/Desktop/ExtractedSignals\\210910_Pac 2021-09-10 14-25-54\\210910_Pac--014.D<br><b>batch: </b>210910_Pac 2021-09-10 14-25-54<br><b>batch_position: </b>14<br><b>idle_time: </b>38.0<br><b>sample: </b>Blank<br><b>method: </b>SAA_411_Pac.M<br><b>timestamp: </b>2021-09-10 15:27:44<br><b>detector: </b>G1315C<br><b>pump: </b>G7110B<br><b>start_time: </b>2021-09-10 15:28:17<br><b>end_time: </b>2021-09-10 15:32:17<br><b>runtime: </b>239.7000000000036"], "type": "scatter", "x": [18, 19, 20, 21, 22, 23, 24, 25, 26, 27, 28, 29, 30, 31], "y": [-0.08102, -0.02694, -0.08264, -0.06312, -0.04094, -0.05145, -0.05515, -0.05486, -0.04253, -0.05274, -0.07086, -0.04402, -0.06033, -0.06827]}, {"legendgroup": "Threshold", "line": {"color": "red", "dash": "dash"}, "mode": "lines", "name": "Threshold", "type": "scatter", "x": [0, 31], "y": [-0.04612, -0.04612]}], "layout": {"legend": {"title": {"text": "Scores"}}, "xaxis": {"title": {"text": "Analysis index"}}, "yaxis": {"title": {"text": "Score / U.A."}}}}
